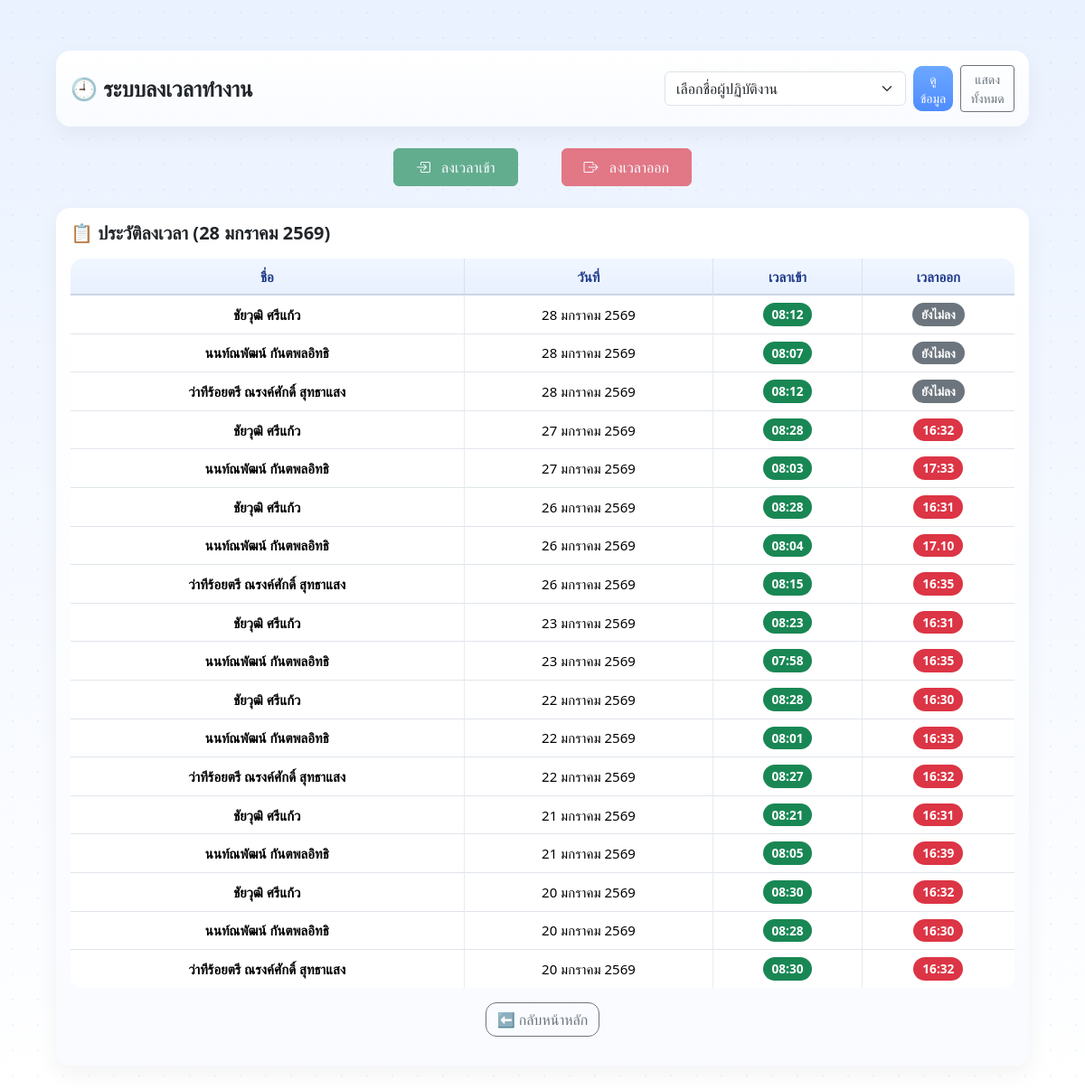
The app's page /attendance with its own data.
### tables this page shows
CREATE TABLE attendance (
            id INTEGER PRIMARY KEY AUTOINCREMENT,
            staff_name TEXT NOT NULL,
            work_date TEXT NOT NULL,
            time_in TEXT,
            time_out TEXT,
            note TEXT
        );

### app.py (the view)
@app.route("/attendance", methods=["GET"])
def attendance_page():
    now = datetime.now()
    from calendar import monthrange
    year = now.year
    month = now.month
    month_start = f"{year}-{month:02d}-01"
    last_day = monthrange(year, month)[1]
    month_end = f"{year}-{month:02d}-{last_day}"
    selected_staff = request.args.get("staff_name", "")
    conn = sqlite3.connect(DB_NAME)
    conn.row_factory = sqlite3.Row
    cur = conn.cursor()
    if selected_staff is not None and selected_staff != "":
        cur.execute("""
            SELECT staff_name, work_date, time_in, time_out, note
            FROM attendance
            WHERE staff_name = ?
            AND work_date BETWEEN ? AND ?
            ORDER BY work_date DESC
        """, (selected_staff, month_start, month_end))
    else:
        cur.execute("""
            SELECT staff_name, work_date, time_in, time_out, note
            FROM attendance
            WHERE work_date BETWEEN ? AND ?
            ORDER BY work_date DESC, staff_name
        """, (month_start, month_end))
    records = cur.fetchall()
    conn.close()
    today_th = format_date_th_short(now.strftime("%Y-%m-%d"))
    return render_template(
        "attendance.html",
        records=records,
        selected_staff=selected_staff,
        today_th=today_th,
        format_date_th_short=format_date_th_short
    )

### app.py (called while the page is built)
def format_date_th_short(date_str):
    if not date_str:
        return ""
    try:
        dt = datetime.strptime(date_str, "%Y-%m-%d")
        thai_months = [
            "มกราคม", "กุมภาพันธ์", "มีนาคม", "เมษายน",
            "พฤษภาคม", "มิถุนายน", "กรกฎาคม", "สิงหาคม",
            "กันยายน", "ตุลาคม", "พฤศจิกายน", "ธันวาคม"
        ]
        return f"{dt.day} {thai_months[dt.month-1]} {dt.year + 543}"
    except:
        return date_str

### templates/attendance.html (shortened to what this page needs)
<!DOCTYPE html>
<html lang="th">
<head>
    <link href="https://cdn.jsdelivr.net/npm/bootstrap@5.3.2/dist/css/bootstrap.min.css" rel="stylesheet">
    <link rel="stylesheet"
      href="https://cdn.jsdelivr.net/npm/bootstrap-icons@1.11.1/font/bootstrap-icons.css">
    <link rel="stylesheet" href="/static/theme.css">
</head>
<body>
<div class="container mt-4">
    <div class="card mb-4">
        <div class="card-body d-flex align-items-center justify-content-between flex-wrap gap-3">
            <h4 class="mb-0 fw-bold">🕘 ระบบลงเวลาทำงาน</h4>
            <form method="get" action="/attendance" class="d-flex gap-2 align-items-center">
                <select name="staff_name" class="form-select" required style="min-width:200px">
                    <option value="">เลือกชื่อผู้ปฏิบัติงาน</option>
                </select>
                <button class="btn btn-primary btn-sm">
                    ดูข้อมูล
                </button>
                <a href="/attendance" class="btn btn-outline-secondary btn-sm">
                    แสดงทั้งหมด
                </a>
            </form>
        </div>
    </div>
    <div class="d-flex justify-content-center gap-5 mb-4">
        <form method="post" action="/attendance/checkin" class="m-0">
            <button class="btn btn-success px-4 py-2"
                    {% if not selected_staff %}disabled{% endif %}>
                <i class="bi bi-box-arrow-in-right me-2"></i>
                ลงเวลาเข้า
            </button>
        </form>
        <form method="post" action="/attendance/checkout" class="m-0">
            <button class="btn btn-danger px-4 py-2"
                    {% if not selected_staff %}disabled{% endif %}>
                <i class="bi bi-box-arrow-right me-2"></i>
                ลงเวลาออก
            </button>
        </form>
    </div>
    <div class="card">
        <div class="card-body">
            <h5 class="fw-bold mb-3">
                📋 ประวัติลงเวลา ({{ today_th }})
            </h5>
            <div class="table-responsive">
                <table class="table table-bordered align-middle text-center">
                    <thead class="table-light">
                        <tr>
                            <th>ชื่อ</th>
                            <th>วันที่</th>
                            <th>เวลาเข้า</th>
                            <th>เวลาออก</th>
                        </tr>
                    </thead>
                    <tbody>
                        {% if records %}
                            {% for r in records %}
                            <tr>
                                <td class="fw-semibold">{{ r.staff_name }}</td>
                                <td>{{ format_date_th_short(r.work_date) }}</td>
                                <td>
                                    {% if r.time_in %}
                                        <span class="badge bg-success badge-status">{{ r.time_in }}</span>
                                    {% else %}
                                        <span class="badge bg-secondary badge-status">ยังไม่ลง</span>
                                    {% endif %}
                                </td>
                                <td>
                                    {% if r.time_out %}
                                        <span class="badge bg-danger badge-status">{{ r.time_out }}</span>
                                    {% else %}
                                        <span class="badge bg-secondary badge-status">ยังไม่ลง</span>
                                    {% endif %}
                                </td>
                            </tr>
                            {% endfor %}
                        {% else %}
                            <tr>
                                <td colspan="4" class="text-muted py-4">
                                    ยังไม่มีข้อมูล
                                </td>
                            </tr>
                        {% endif %}
                    </tbody>
                </table>
                <div class="text-center mb-3">
                <a href="/" class="btn btn-outline-secondary"
                style="border-radius: 12px;">
                    ⬅️ กลับหน้าหลัก
                </a>
            </div>
            </div>
        </div>
    </div>
</div>
</body>
</html>

### static/theme.css (style rules this page uses)
:root { --primary: #6CA8FF; --bg: #F5F9FF; --card: #FFFFFF; --border: #E6EDFA; --text-main: #1F2937; --text-muted: #94A3B8; }
body { background-color: var(--bg); color: var(--text-main); font-family: "Segoe UI", Tahoma, sans-serif; }
.card { background: var(--card); border-radius: 16px; border: 1px solid var(--border); box-shadow: 0 20px 40px rgba(108,168,255,.12); }
.btn-primary { background: var(--primary); border-color: var(--primary); border-radius: 10px; }
.table tbody tr:not(:last-child) td, .table tbody tr:not(:last-child) th { border-bottom: 1px solid rgba(148, 163, 184, 0.28); }
.table th, .table td { white-space: nowrap; vertical-align: middle; }
.table th:not(:last-child), .table td:not(:last-child) { border-right: 1px solid rgba(148, 163, 184, 0.22); }
.table th, .table td { text-align: center; vertical-align: middle; }
body { background: linear-gradient( 180deg, #eaf2ff 0%, #f4f8ff 45%, #ffffff 100% ); min-height: 100vh; font-size: 15px; line-height: 1.6; color: #1f2937; }
body::before { content: ""; position: fixed; inset: 0; background-image: radial-gradient(rgba(108,168,255,0.12) 1px, transparent 1px); background-size: 28px 28px; pointer-events: none; z-index: -1; }
.container { max-width: 1100px; padding-top: 32px; padding-bottom: 48px; }
.btn { transition: all .2s ease; }
.btn-primary { background: linear-gradient(180deg, #6ca8ff, #4f8cff); border: none; }
.section-box, .card, .table-box { background: linear-gradient( 180deg, #ffffff 0%, #f9fbff 100% ); border-radius: 18px; border: 1px solid rgba(108, 168, 255, 0.18); box-shadow: 0 18px 40px rgba(59, 130, 246, 0.12); }
.table { border-collapse: separate; border-spacing: 0; border-radius: 14px; overflow: hidden; background: #ffffff; }
.table thead th { background: transparent; color: #1e3a8a; font-weight: 600; border-bottom: 1px solid rgba(148, 163, 184, 0.35); }
.table th, .table td { text-align: center; vertical-align: middle; border: none; }
.table tbody tr:not(:last-child) td { border-bottom: 1px solid rgba(148, 163, 184, 0.28); }
body { font-family: "Prompt", "Segoe UI", Tahoma, sans-serif; }
.table-responsive { overflow: visible; }
.table thead th { position: sticky; top: 0; z-index: 10; background: linear-gradient( 180deg, #f1f7ff 0%, #e8f0ff 100% ); box-shadow: inset 0 -1px 0 rgba(148,163,184,0.4); }
.card-body { padding-top: 1rem; }

### templates/attendance.html (style rules this page uses)
body { background: linear-gradient( 180deg, #eaf2ff 0%, #f4f8ff 45%, #ffffff 100% ); min-height: 100vh; }
.card { border-radius: 16px; box-shadow: 0 8px 24px rgba(0,0,0,0.05); border: none; }
.badge-status { font-size: 0.85rem; padding: 6px 10px; border-radius: 999px; }

### records on screen
attendance: staff_name "ชัยวุฒิ ศรีแก้ว", work_date "28 มกราคม 2569", time_in "08:12", shows "ยังไม่ลง"
attendance: staff_name "นนท์ณพัฒน์ กันตพลอิทธิ", work_date "28 มกราคม 2569", time_in "08:07", shows "ยังไม่ลง"
attendance: staff_name "ว่าทีร้อยตรี ณรงค์ศักดิ์ สุทธาแสง", work_date "28 มกราคม 2569", time_in "08:12", shows "ยังไม่ลง"
attendance: staff_name "ชัยวุฒิ ศรีแก้ว", work_date "27 มกราคม 2569", time_in "08:28", time_out "16:32"
attendance: staff_name "นนท์ณพัฒน์ กันตพลอิทธิ", work_date "27 มกราคม 2569", time_in "08:03", time_out "17:33"
attendance: staff_name "ชัยวุฒิ ศรีแก้ว", work_date "26 มกราคม 2569", time_in "08:28", time_out "16:31"
attendance: staff_name "นนท์ณพัฒน์ กันตพลอิทธิ", work_date "26 มกราคม 2569", time_in "08:04", time_out "17.10"
attendance: staff_name "ว่าทีร้อยตรี ณรงค์ศักดิ์ สุทธาแสง", work_date "26 มกราคม 2569", time_in "08:15", time_out "16:35"
attendance: staff_name "ชัยวุฒิ ศรีแก้ว", work_date "23 มกราคม 2569", time_in "08:23", time_out "16:31"
attendance: staff_name "นนท์ณพัฒน์ กันตพลอิทธิ", work_date "23 มกราคม 2569", time_in "07:58", time_out "16:35"
attendance: staff_name "ชัยวุฒิ ศรีแก้ว", work_date "22 มกราคม 2569", time_in "08:28", time_out "16:30"
attendance: staff_name "นนท์ณพัฒน์ กันตพลอิทธิ", work_date "22 มกราคม 2569", time_in "08:01", time_out "16:33"
attendance: staff_name "ว่าทีร้อยตรี ณรงค์ศักดิ์ สุทธาแสง", work_date "22 มกราคม 2569", time_in "08:27", time_out "16:32"
attendance: staff_name "ชัยวุฒิ ศรีแก้ว", work_date "21 มกราคม 2569", time_in "08:21", time_out "16:31"
attendance: staff_name "นนท์ณพัฒน์ กันตพลอิทธิ", work_date "21 มกราคม 2569", time_in "08:05", time_out "16:39"
attendance: staff_name "ชัยวุฒิ ศรีแก้ว", work_date "20 มกราคม 2569", time_in "08:30", time_out "16:32"
attendance: staff_name "นนท์ณพัฒน์ กันตพลอิทธิ", work_date "20 มกราคม 2569", time_in "08:28", time_out "16:30"
attendance: staff_name "ว่าทีร้อยตรี ณรงค์ศักดิ์ สุทธาแสง", work_date "20 มกราคม 2569", time_in "08:30", time_out "16:32"

### other values on screen
{{ today_th }} "28 มกราคม 2569"
